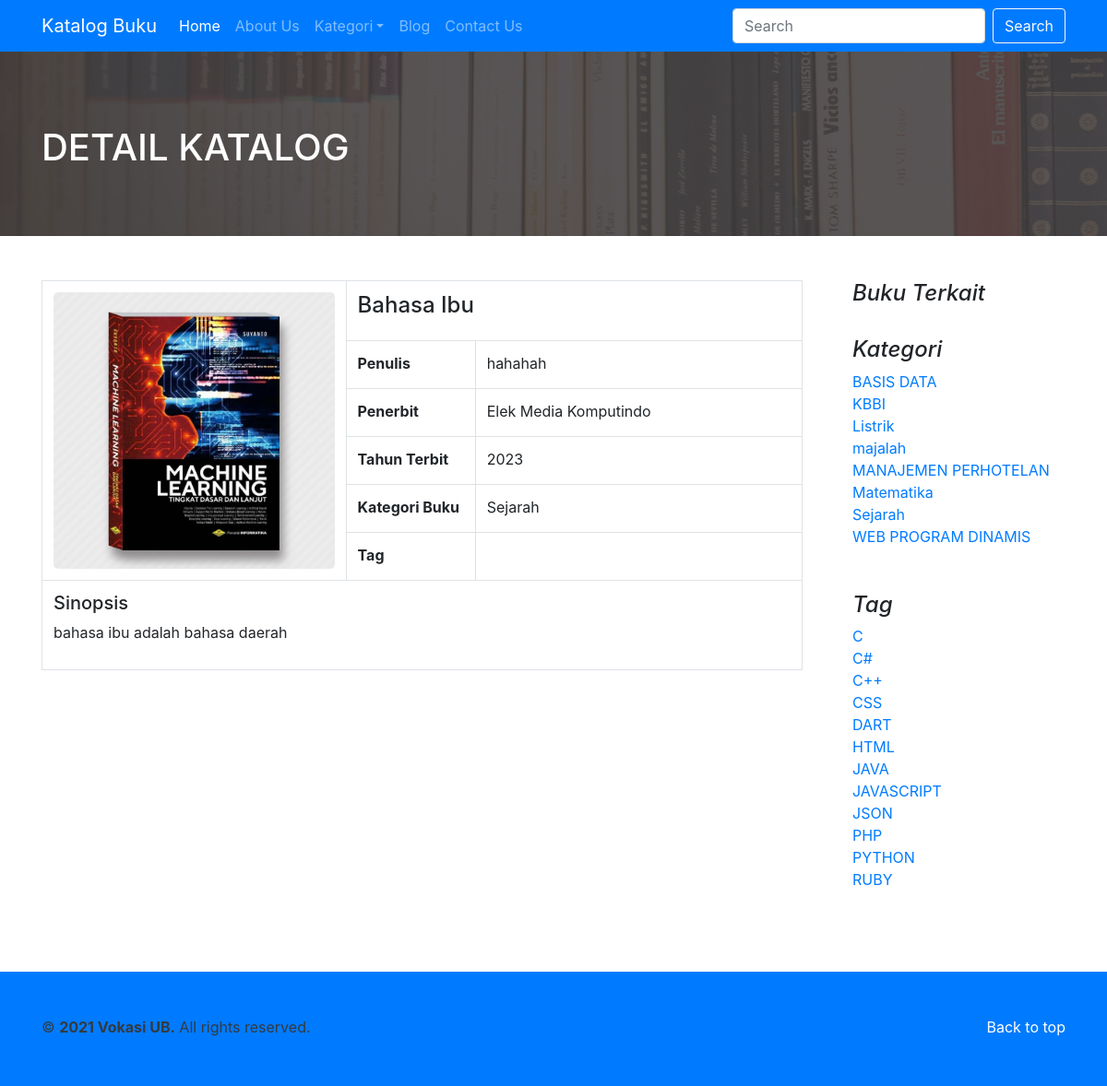
Screenshot of /detailbuku-idbuku=13 with the database file from the repository.
### tables this page shows
CREATE TABLE `buku` (
  `id_buku` int(11) NOT NULL,
  `id_kategori_buku` int(11) DEFAULT NULL,
  `judul` varchar(255) DEFAULT NULL,
  `pengarang` varchar(255) DEFAULT NULL,
  `id_penerbit` int(11) DEFAULT NULL,
  `tahun_terbit` int(11) DEFAULT NULL,
  `sinopsis` text DEFAULT NULL,
  `cover` varchar(255) DEFAULT NULL
);

CREATE TABLE `penerbit` (
  `id_penerbit` int(11) NOT NULL,
  `penerbit` varchar(100) DEFAULT NULL,
  `alamat` text DEFAULT NULL
);

CREATE TABLE `kategori_buku` (
  `id_kategori_buku` int(11) NOT NULL,
  `kategori_buku` varchar(50) DEFAULT NULL
);

CREATE TABLE `tag` (
  `id_tag` int(11) NOT NULL,
  `tag` varchar(100) DEFAULT NULL
);

### include/detailbuku.php (the view, shortened to what this page needs)
<section id="blog-header">
  <div class="container">
    <h1 class="text-white">DETAIL KATALOG</h1>
  </div>
</section><br><br>
<section id="katalog-wrapper">
  <main role="main" class="container">
    <div class="row">
      <div class="col-md-9 katalog-detail">
        <div class="table-responsive">
          <?php $query_detailbuku = mysqli_query($koneksi, "SELECT *FROM buku INNER JOIN penerbit USING (id_penerbit) INNER JOIN kategori_buku USING (id_kategori_buku) WHERE id_buku = '$_GET[idbuku]' ");
          while ($data_detailbuku = mysqli_fetch_assoc($query_detailbuku)) {
            $tahun_terbit = $data_detailbuku["tahun_terbit"];
            $penerbit = $data_detailbuku["penerbit"];
            $pengarang = $data_detailbuku["pengarang"];
            $judul = $data_detailbuku["judul"];
            $kategori_buku = $data_detailbuku["kategori_buku"];
            $sinopsis = $data_detailbuku["sinopsis"];
          }
          ?>
          <table class="table table-bordered">
            <tr>
              <td width="40%" rowspan="6"><img src="imgbook/books.jpg" class="img-fluid" alt="Books Collection" title="Books"></td>
              <td colspan="2"><h4><?=$judul?></h4></td>
            </tr>
            <tr>
              <td width="17%"><strong>Penulis</strong></td>
              <td width="43%"><?=$pengarang?></td>
            </tr>
            <tr>
              <td><strong>Penerbit</strong></td>
              <td><?=$penerbit?></td>
            </tr>
            <tr>
              <td><strong>Tahun Terbit</strong></td>
              <td><?=$tahun_terbit?></td>
            </tr>
            <tr>
              <td><strong>Kategori Buku</strong></td>
              <td><?=$kategori_buku?></td>
            </tr>
            <tr>
              <td><strong>Tag</strong></td>
              <td>
              </td>
            </tr>
            <tr>
              <td colspan="3">
                <h5>Sinopsis</h5>
                <p><?=$sinopsis?></p>
              </td>
            </tr>
          </table>
        </div>
      </div>
      <aside class="col-md-3 katalog-sidebar">
       <div class="pl-4 pb-4">
          <h4 class="font-italic">Buku Terkait</h4>
        </div>
         <div class="pl-4 pb-4">
          <h4 class="font-italic">Kategori</h4>
          <ol class="list-unstyled mb-0">
            <?php $query_ktbuku = mysqli_query($koneksi, "SELECT *FROM kategori_buku  ORDER BY kategori_buku LIMIT 20");
              while ($data_ktbuku = mysqli_fetch_assoc($query_ktbuku)){
                $ktbuku = $data_ktbuku["kategori_buku"];
              ?>
            <li><a href="daftarbuku-kategori=<?=$ktbuku?>"><?=$ktbuku?></a></li>
            <?php } ?>
        </div>
        <div class="p-4">
          <h4 class="font-italic">Tag</h4>
          <ol class="list-unstyled">
            <?php $query_tagebuku = mysqli_query($koneksi, "SELECT *FROM tag  ORDER BY tag LIMIT 20");
              while ($data_tagebuku = mysqli_fetch_assoc($query_tagebuku)){
                $tage = $data_tagebuku["tag"];
                $idtage = $data_tagebuku["id_tag"];
              ?>
            <li><a href="daftarbuku-idtag=<?=$idtage?>"><?=$tage?></a></li>
            <?php } ?>
          </ol>
        </div>
      </aside>
    </div>
  </main>
</section><br><br>

### index.php (shortened to what this page needs)
<!Doctype html>
 <?php include("koneksi/koneksi.php"); ?>
<html lang="en">
    <head>
        <?php include("includes/head.php"); ?>
    </head>
    <body>
<?php include("includes/navigasi.php");
if (isset($_GET["include"]) ){
$include = $_GET["include"];
    if ($include == "aboutus"){
        include("include/aboutus.php");
    }
    else if ($include == "detailbuku") {
        include("include/detailbuku.php");
    }
}
else {
    include("include/index.php");
}
include("includes/footer.php");
?>
</body>
</html>

### includes/head.php (shortened to what this page needs)
<head>
    <link rel="stylesheet" href="dist/css/bootstrap.min.css">
    <link rel="stylesheet" href="dist/css/style.css">
  </head>

### includes/navigasi.php (shortened to what this page needs)
<nav class="navbar navbar-expand-lg navbar-dark bg-primary ">
        <div class="container">
        <a class="navbar-brand" href="index.php">Katalog Buku</a>
        <div class="collapse navbar-collapse" id="navbarsExample07">
            <ul class="navbar-nav mr-auto">
                <li class="nav-item home active">
                    <a class="nav-link" href="index">Home <span class="sr-only"></span></a>
                </li>
                <li class="nav-item aboutus">
                    <a class="nav-link" href="aboutus">About Us</a>
                </li>
                <li class="nav-item dropdown daftarbuku">
                    <a class="nav-link dropdown-toggle" href="daftarbuku" id="dropdown07" data-toggle="dropdown" aria-haspopup="true" aria-expanded="false">Kategori</a>
                </li>
                <li class="nav-item blog">
                    <a class="nav-link" href="blog">Blog</a>
                </li>
                <li class="nav-item contact">
                    <a class="nav-link" href="contactus">Contact Us</a>
                </li>
            </ul>
            <form class="form-inline mt-2 mt-md-0">
              <input class="form-control mr-sm-2" type="text" placeholder="Search" aria-label="Search">
              <button class="btn btn-outline-light my-2 my-sm-0" type="submit">Search</button>
            </form>
        </div>
        </div>
    </nav>

### includes/footer.php
<footer class="bg-primary text-dark">
       <div class="container">
         <p class="float-right">
           <a href="#" class="text-white">Back to top</a>
         </p>
         <p>&copy; <b>2021 Vokasi UB.</b> All rights reserved.</p>
       </div>
   </footer>

### rows the page displays
buku: judul "Bahasa Ibu", pengarang "hahahah", id_penerbit.penerbit "Elek Media Komputindo", tahun_terbit "2023", id_kategori_buku.kategori_buku "Sejarah", sinopsis "bahasa ibu adalah bahasa daerah"
kategori_buku: kategori_buku "BASIS DATA"
kategori_buku: kategori_buku "KBBI"
kategori_buku: kategori_buku "Listrik"
kategori_buku: kategori_buku "majalah"
kategori_buku: kategori_buku "MANAJEMEN PERHOTELAN"
kategori_buku: kategori_buku "Matematika"
kategori_buku: kategori_buku "Sejarah"
kategori_buku: kategori_buku "WEB PROGRAM DINAMIS"
tag: tag "C"
tag: tag "C#"
tag: tag "C++"
tag: tag "CSS"
tag: tag "DART"
tag: tag "HTML"
tag: tag "JAVA"
tag: tag "JAVASCRIPT"
tag: tag "JSON"
tag: tag "PHP"
tag: tag "PYTHON"
tag: tag "RUBY"
